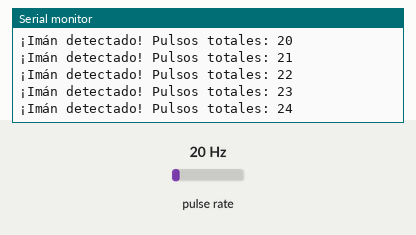
This sketch was run on a simulated ESP32. Parts: the last lines printed to the serial monitor. Wiring (inferred from the names in the program): pulse sensor: data GPIO 27. The inputs (shaded band) are chosen by the test bench; at power-on: pulse rate 20 Hz.

Above: at 1.2 s.
1.3 s: pulse rate (sensor on GPIO 27) set to 50 Hz
At 1.3 s:
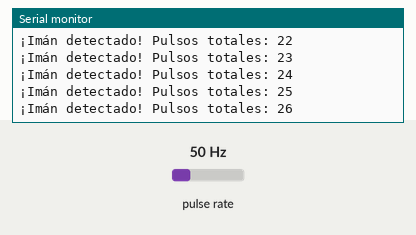
2.8 s: pulse rate (sensor on GPIO 27) set to 100 Hz
At 3.4 s:
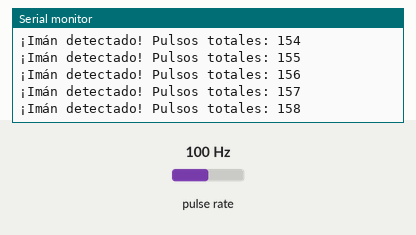
Timing chart, 0 to 5.8 s (numbered marks = the images above; inputs shaded):
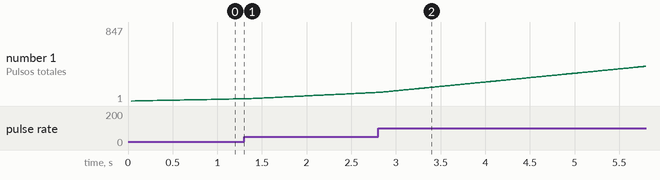

Measured:
- plotted number 1: 26 → 99 after the input at 1.3 s

The sketch:

test_KY003_Anemometro.ino
```cpp
/*
 * =====================================================================================
 * PROYECTO: ESTACIÓN METEOROLÓGICA (Pruebas Individuales)
 * SENSOR:   Módulo KY-003 (Sensor Magnético de Efecto Hall para Anemómetro)
 * =====================================================================================
 *
 * ¿CÓMO CONECTARLO AL ESP32?
 * -------------------------------------------------------------------------------------
 * Pin '-' o 'GND' -> GND (ESP32)
 * Pin del medio   -> 3.3V (ESP32)
 * Pin 'S' o 'Do'  -> GPIO 27 (ESP32)
 *
 * EXPLICACIÓN Y LÓGICA:
 * El sensor cambiará su estado digital (de HIGH a LOW) cuando detecte un campo magnético
 * (un imán) acercándose. Al ponerse en una veleta o anemómetro, cada vez que el imán
 * pase frente al sensor, registrará 1 "pulso". Usamos Interrupciones por Hardware ()
 * en lugar de leerlo constantemente dentro del loop(), lo que hace que jamás perdamos
 * un solo pulso por más rápido que gire el anemómetro.
 *
 * NOTA: Para el ESP32, es súper sano activar el Pull-Up interno (INPUT_PULLUP)
 * por si el módulo no trae buena resistencia de pull-up propia.
 * =====================================================================================
 */

#define PIN_ANEMOMETRO 27

// Variables para contar pulsos. 'volatile' es clave cuando se usan interrupciones
volatile unsigned long conteoPasos = 0;
unsigned long ultimoConteo = 0;

// Esta fusión rápida (ISR) se ejecuta CADA VEZ que el imán pasa.
// IRAM_ATTR se manda a la memoria súper rápida del ESP para que no se pierda detalle
void IRAM_ATTR contarPulso() {
  conteoPasos++;
}

void setup() {
  Serial.begin(115200);

  // Condiguramos pin como entrada asegurando que su estado base sea ALTO (HIGH)
  pinMode(PIN_ANEMOMETRO, INPUT_PULLUP);

  // Enganchamos nuestra interrupción. 'FALLING' significa que se activará
  // justo cuando el imán se acerque y tire el voltaje de HIGH a LOW.
  attachInterrupt(digitalPinToInterrupt(PIN_ANEMOMETRO), contarPulso, FALLING);

  Serial.println("Prueba KY-003 (Anemómetro) Inicializada...");
  Serial.println("Acerca un imán para ver cómo sube el contador de pulsos.");
}

void loop() {
  // Solo imprimimos si el conteo actual es mayor que el del ciclo anterior
  if (conteoPasos != ultimoConteo) {
    // Apagamos momentaneamente las interrupciones para copiar la variable (buena práctica)
    noInterrupts();
    unsigned long pasosSeguros = conteoPasos;
    interrupts();

    ultimoConteo = pasosSeguros;

    Serial.print("¡Imán detectado! Pulsos totales: ");
    Serial.println(pasosSeguros);
  }

  // Puedes dejar un retardo pequeño, no importa, la interrupción funciona en segundo plano!
  delay(10);
}
```
